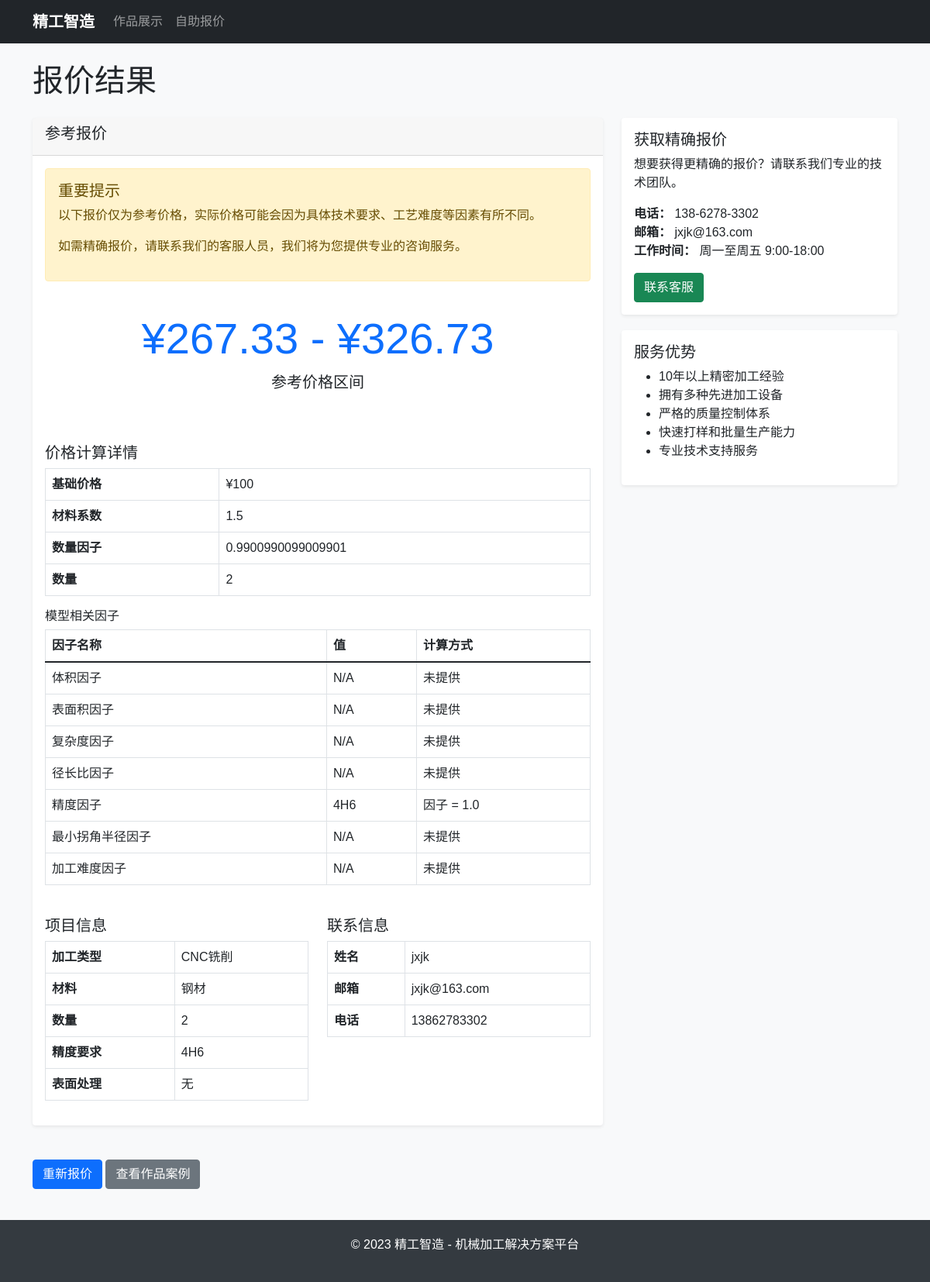
Screenshot of /quotation/result/1/ with the database file from the repository.
### quotation/models.py (models this page shows, shortened)
class QuotationRequest(models.Model):
    PROCESSING_TYPES = [
        ('cnc_milling', 'CNC铣削'),
        ('cnc_turning', 'CNC车削'),
        ('3d_printing', '3D打印'),
    ]
    MATERIALS = [
        ('aluminum', '铝合金'),
        ('steel', '钢材'),
        ('stainless_steel', '不锈钢'),
        ('plastic', '塑料'),
        ('other', '其他'),
    ]
    SURFACE_TREATMENTS = [
        ('none', '无'),
        ('anodizing', '阳极氧化'),
        ('painting', '喷漆'),
        ('polishing', '抛光'),
        ('other', '其他'),
    ]
    name = models.CharField(max_length=100, verbose_name='姓名')
    email = models.EmailField(verbose_name='邮箱')
    phone = models.CharField(max_length=20, verbose_name='电话')
    processing_type = models.CharField(max_length=20, choices=PROCESSING_TYPES, verbose_name='加工类型')
    material = models.CharField(max_length=20, choices=MATERIALS, verbose_name='材料')
    quantity = models.PositiveIntegerField(verbose_name='数量')
    accuracy = models.CharField(max_length=50, verbose_name='精度要求')
    surface_treatment = models.CharField(max_length=20, choices=SURFACE_TREATMENTS, verbose_name='表面处理')
    description = models.TextField(blank=True, verbose_name='附加说明')
    model_file = models.FileField(upload_to='quotation_models/', blank=True, verbose_name='3D模型文件')
    volume = models.FloatField(null=True, blank=True, verbose_name='体积 (cm³)')
    surface_area = models.FloatField(null=True, blank=True, verbose_name='表面积 (cm²)')
    bounding_box_length = models.FloatField(null=True, blank=True, verbose_name='包围盒长度 (mm)')
    bounding_box_width = models.FloatField(null=True, blank=True, verbose_name='包围盒宽度 (mm)')
    bounding_box_height = models.FloatField(null=True, blank=True, verbose_name='包围盒高度 (mm)')
    min_radius = models.FloatField(null=True, blank=True, verbose_name='最小拐角半径 (mm)')
    max_aspect_ratio = models.FloatField(null=True, blank=True, verbose_name='最大径长比')
    complexity_score = models.FloatField(null=True, blank=True, verbose_name='复杂度评分')
    min_tool_diameter = models.FloatField(null=True, blank=True, verbose_name='最小刀具直径 (mm)')
    machining_difficulty = models.FloatField(null=True, blank=True, verbose_name='加工难度评分')
    created_at = models.DateTimeField(default=timezone.now, verbose_name='创建时间')
    is_processed = models.BooleanField(default=False, verbose_name='已处理')
    class Meta:
        verbose_name = '报价请求'
        verbose_name_plural = '报价请求'
        ordering = ['-created_at']

### quotation/views.py (the view)
# urls.py: path('result/<int:quotation_id>/', views.quotation_result, name='result'),
def quotation_result(request, quotation_id):
    try:
        quotation = QuotationRequest.objects.get(id=quotation_id)
        base_prices = {
            'cnc_milling': 100,    # CNC铣削基础价格
            'cnc_turning': 80,     # CNC车削基础价格
            '3d_printing': 50,     # 3D打印基础价格
        }
        material_multipliers = {
            'aluminum': 1.0,       # 铝合金
            'steel': 1.5,          # 钢材
            'stainless_steel': 1.8, # 不锈钢
            'plastic': 0.8,        # 塑料
            'other': 1.2,          # 其他
        }
        base_price = base_prices.get(quotation.processing_type, 100)
        material_multiplier = material_multipliers.get(quotation.material, 1.0)
        quantity_factor = max(0.8, 100 / (quotation.quantity + 99))  # 数量折扣因子
        model_factor = 1.0
        factor_details = {
            'base_price': base_price,
            'material_multiplier': material_multiplier,
            'quantity_factor': quantity_factor,
            'quantity': quotation.quantity,
            'factors': []
        }
        if quotation.volume:
            volume_factor = (1 + quotation.volume / 1000.0)
            model_factor *= volume_factor
            factor_details['factors'].append({
                'name': '体积因子',
                'value': quotation.volume,
                'calculation': f"1 + {quotation.volume} / 1000.0 = {volume_factor:.4f}"
            })
        else:
            factor_details['factors'].append({
                'name': '体积因子',
                'value': 'N/A',
                'calculation': '未提供'
            })
        if quotation.surface_area:
            surface_area_factor = (1 + quotation.surface_area / 1000.0)
            model_factor *= surface_area_factor
            factor_details['factors'].append({
                'name': '表面积因子',
                'value': quotation.surface_area,
                'calculation': f"1 + {quotation.surface_area} / 1000.0 = {surface_area_factor:.4f}"
            })
        else:
            factor_details['factors'].append({
                'name': '表面积因子',
                'value': 'N/A',
                'calculation': '未提供'
            })
        if quotation.complexity_score:
            complexity_factor = (1 + quotation.complexity_score / 10.0)
            model_factor *= complexity_factor
            factor_details['factors'].append({
                'name': '复杂度因子',
                'value': quotation.complexity_score,
                'calculation': f"1 + {quotation.complexity_score} / 10.0 = {complexity_factor:.4f}"
            })
        else:
            factor_details['factors'].append({
                'name': '复杂度因子',
                'value': 'N/A',
                'calculation': '未提供'
            })
        if quotation.max_aspect_ratio and quotation.max_aspect_ratio > 5:
            aspect_ratio_factor = 1.2
            model_factor *= aspect_ratio_factor
            factor_details['factors'].append({
                'name': '径长比因子',
                'value': quotation.max_aspect_ratio,
                'calculation': f"大于5，因子 = {aspect_ratio_factor}"
            })
        elif quotation.max_aspect_ratio:
            factor_details['factors'].append({
                'name': '径长比因子',
                'value': quotation.max_aspect_ratio,
                'calculation': f"小于等于5，因子 = 1.0"
            })
        else:
            factor_details['factors'].append({
                'name': '径长比因子',
                'value': 'N/A',
                'calculation': '未提供'
            })
        precision_factor = 1.0
        if '±0.01' in quotation.accuracy:
            precision_factor = 1.5
        elif '±0.05' in quotation.accuracy:
            precision_factor = 1.2
        elif '±0.1' in quotation.accuracy:
            precision_factor = 1.1
        if precision_factor > 1.0:
            model_factor *= precision_factor
            factor_details['factors'].append({
                'name': '精度因子',
                'value': quotation.accuracy,
                'calculation': f"因子 = {precision_factor}"
            })
        else:
            factor_details['factors'].append({
                'name': '精度因子',
                'value': quotation.accuracy,
                'calculation': f"因子 = 1.0"
            })
        if quotation.min_radius and quotation.min_radius < 0.5:
            radius_factor = 1.3
            model_factor *= radius_factor
            factor_details['factors'].append({
                'name': '最小拐角半径因子',
                'value': quotation.min_radius,
                'calculation': f"小于0.5，因子 = {radius_factor}"
            })
        elif quotation.min_radius:
            factor_details['factors'].append({
                'name': '最小拐角半径因子',
                'value': quotation.min_radius,
                'calculation': f"大于等于0.5，因子 = 1.0"
            })
        else:
            factor_details['factors'].append({
                'name': '最小拐角半径因子',
                'value': 'N/A',
                'calculation': '未提供'
            })
        if quotation.machining_difficulty:
            difficulty_factor = (1 + quotation.machining_difficulty / 10.0)
            model_factor *= difficulty_factor
            factor_details['factors'].append({
                'name': '加工难度因子',
                'value': quotation.machining_difficulty,
                'calculation': f"1 + {quotation.machining_difficulty} / 10.0 = {difficulty_factor:.4f}"
            })
        else:
            factor_details['factors'].append({
                'name': '加工难度因子',
                'value': 'N/A',
                'calculation': '未提供'
            })
        print(f"报价ID {quotation_id} 的计算参数:")
        print(f"  基础价格: {base_price}")
        print(f"  材料系数: {material_multiplier}")
        print(f"  数量因子: {quantity_factor}")
        print(f"  数量: {quotation.quantity}")
        print(f"  模型因子: {model_factor}")
        print(f"  是否有模型文件: {bool(quotation.model_file)}")
        print(f"  体积: {quotation.volume}")
        print(f"  表面积: {quotation.surface_area}")
        print(f"  复杂度评分: {quotation.complexity_score}")
        estimated_price = base_price * material_multiplier * quantity_factor * quotation.quantity * model_factor
        price_min = round(estimated_price * 0.9, 2)
        price_max = round(estimated_price * 1.1, 2)
        context = {
            'quotation': quotation,
            'price_min': price_min,
            'price_max': price_max,
            'factor_details': factor_details  # 添加详细的因子信息到上下文中
        }
        return render(request, 'quotation/result.html', context)
    except QuotationRequest.DoesNotExist:
        messages.error(request, '未找到指定的报价请求')
        return redirect('quotation:home')

### templates/quotation/result.html (shortened to what this page needs)
{% extends 'base.html' %}
{% block content %}
<div class="row">
    <div class="col-12">
        <h1 class="mb-4">报价结果</h1>
    </div>
</div>
<div class="row">
    <div class="col-md-8">
        <div class="card">
            <div class="card-header">
                <h5>参考报价</h5>
            </div>
            <div class="card-body">
                <div class="alert alert-warning">
                    <h5>重要提示</h5>
                    <p>以下报价仅为参考价格，实际价格可能会因为具体技术要求、工艺难度等因素有所不同。</p>
                    <p>如需精确报价，请联系我们的客服人员，我们将为您提供专业的咨询服务。</p>
                </div>
                <div class="pricing-result text-center py-4">
                    <h3 class="display-4 text-primary">¥{{ price_min }} - ¥{{ price_max }}</h3>
                    <p class="lead">参考价格区间</p>
                </div>
                {% if factor_details %}
                <div class="row mt-4">
                    <div class="col-12">
                        <h5>价格计算详情</h5>
                        <table class="table table-bordered">
                            <tr>
                                <td><strong>基础价格</strong></td>
                                <td>¥{{ factor_details.base_price }}</td>
                            </tr>
                            <tr>
                                <td><strong>材料系数</strong></td>
                                <td>{{ factor_details.material_multiplier }}</td>
                            </tr>
                            <tr>
                                <td><strong>数量因子</strong></td>
                                <td>{{ factor_details.quantity_factor }}</td>
                            </tr>
                            <tr>
                                <td><strong>数量</strong></td>
                                <td>{{ factor_details.quantity }}</td>
                            </tr>
                        </table>
                        <h6>模型相关因子</h6>
                        <table class="table table-bordered">
                            <thead>
                                <tr>
                                    <th>因子名称</th>
                                    <th>值</th>
                                    <th>计算方式</th>
                                </tr>
                            </thead>
                            <tbody>
                                {% for factor in factor_details.factors %}
                                <tr>
                                    <td>{{ factor.name }}</td>
                                    <td>{{ factor.value }}</td>
                                    <td>{{ factor.calculation }}</td>
                                </tr>
                                {% endfor %}
                            </tbody>
                        </table>
                    </div>
                </div>
                {% endif %}
                <div class="row mt-4">
                    <div class="col-md-6">
                        <h5>项目信息</h5>
                        <table class="table table-bordered">
                            <tr>
                                <td><strong>加工类型</strong></td>
                                <td>{{ quotation.get_processing_type_display }}</td>
                            </tr>
                            <tr>
                                <td><strong>材料</strong></td>
                                <td>{{ quotation.get_material_display }}</td>
                            </tr>
                            <tr>
                                <td><strong>数量</strong></td>
                                <td>{{ quotation.quantity }}</td>
                            </tr>
                            <tr>
                                <td><strong>精度要求</strong></td>
                                <td>{{ quotation.accuracy }}</td>
                            </tr>
                            <tr>
                                <td><strong>表面处理</strong></td>
                                <td>{{ quotation.get_surface_treatment_display }}</td>
                            </tr>
                        </table>
                    </div>
                    <div class="col-md-6">
                        <h5>联系信息</h5>
                        <table class="table table-bordered">
                            <tr>
                                <td><strong>姓名</strong></td>
                                <td>{{ quotation.name }}</td>
                            </tr>
                            <tr>
                                <td><strong>邮箱</strong></td>
                                <td>{{ quotation.email }}</td>
                            </tr>
                            <tr>
                                <td><strong>电话</strong></td>
                                <td>{{ quotation.phone }}</td>
                            </tr>
                        </table>
                    </div>
                </div>
            </div>
        </div>
    </div>
    <div class="col-md-4">
        <div class="card">
            <div class="card-body">
                <h5 class="card-title">获取精确报价</h5>
                <p class="card-text">
                    想要获得更精确的报价？请联系我们专业的技术团队。
                </p>
                <ul class="list-unstyled">
                    <li><strong>电话：</strong> 138-6278-3302</li>
                    <li><strong>邮箱：</strong> jxjk@163.com</li>
                    <li><strong>工作时间：</strong> 周一至周五 9:00-18:00</li>
                </ul>
                <button class="btn btn-success" onclick="contactUs()">联系客服</button>
            </div>
        </div>
        <div class="card mt-3">
            <div class="card-body">
                <h5 class="card-title">服务优势</h5>
                <ul>
                    <li>10年以上精密加工经验</li>
                    <li>拥有多种先进加工设备</li>
                    <li>严格的质量控制体系</li>
                    <li>快速打样和批量生产能力</li>
                    <li>专业技术支持服务</li>
                </ul>
            </div>
        </div>
    </div>
</div>
<div class="row mt-4">
    <div class="col-12">
        <a href="{% url 'quotation:request' %}" class="btn btn-primary">重新报价</a>
        <a href="{% url 'gallery:work_list' %}" class="btn btn-secondary">查看作品案例</a>
    </div>
</div>
{% endblock %}

### templates/base.html (style rules this page uses)
body { font-family: 'Microsoft YaHei', sans-serif; background-color: #f8f9fa; }
.card { margin-bottom: 20px; border: none; box-shadow: 0 0.125rem 0.25rem rgba(0, 0, 0, 0.075); transition: box-shadow 0.3s ease-in-out; }

### rows the page displays
QuotationRequest: value "4H6", processing_type "CNC铣削", material "钢材", quantity "2", accuracy "4H6", surface_treatment "无", name "jxjk", email "jxjk@163.com", phone "13862783302"

### other values shown
{{ price_min }} "267.33"
{{ price_max }} "326.73"
{{ factor_details.base_price }} "100"
{{ factor_details.material_multiplier }} "1.5"
{{ factor_details.quantity_factor }} "0.9900990099009901"
{{ factor_details.quantity }} "2"
{{ factor.name }} "体积因子" "表面积因子" "复杂度因子" "径长比因子" "精度因子" "最小拐角半径因子" "加工难度因子"
{{ factor.value }} "N/A" "N/A" "N/A" "N/A" "N/A" "N/A"
{{ factor.calculation }} "未提供" "未提供" "未提供" "未提供" "因子 = 1.0" "未提供" "未提供"
